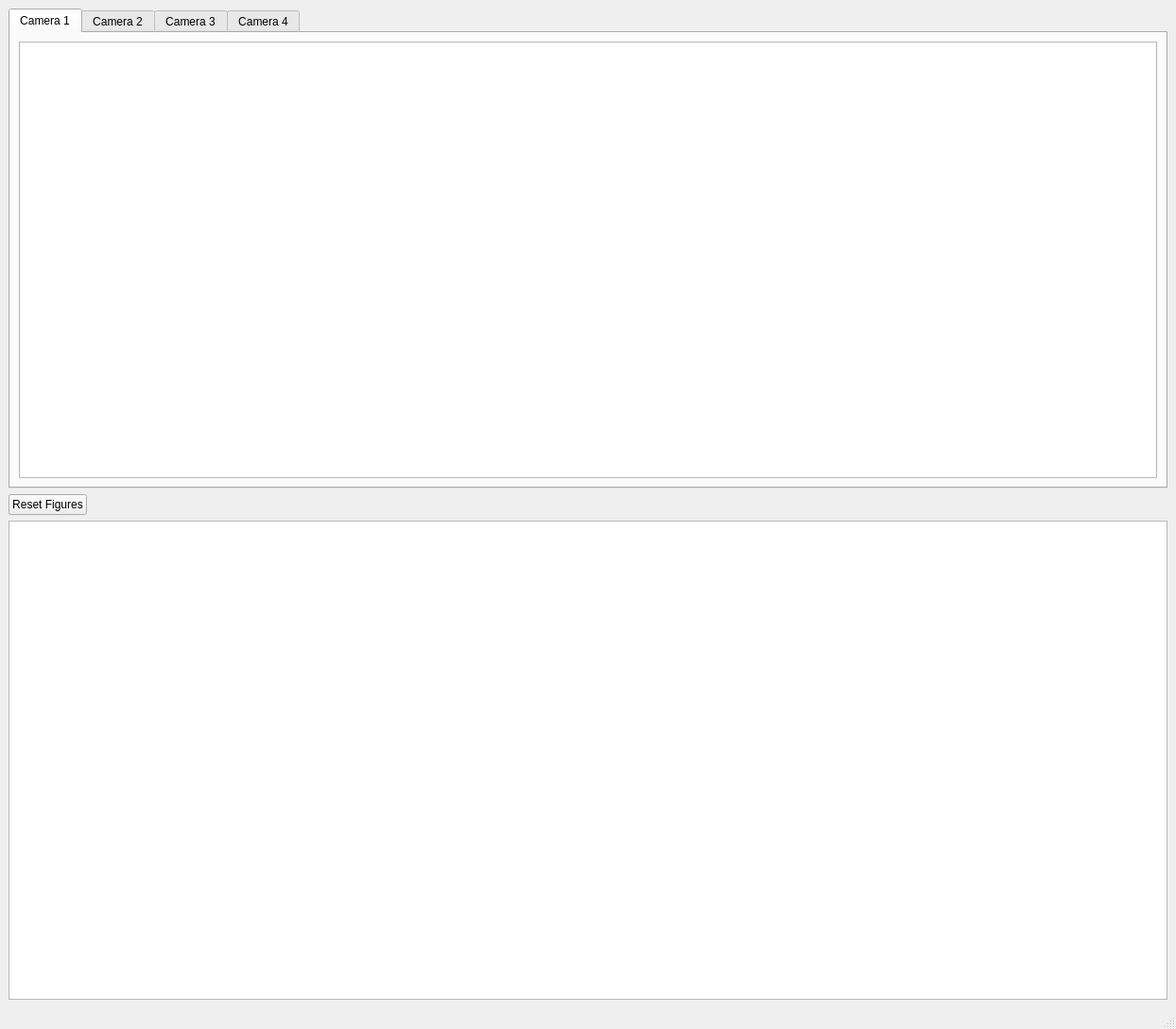
<?xml version="1.0" encoding="UTF-8"?>
<ui version="4.0">
 <class>MainWindow</class>
 <widget class="QMainWindow" name="MainWindow">
  <property name="geometry">
   <rect>
    <x>0</x>
    <y>0</y>
    <width>1244</width>
    <height>1089</height>
   </rect>
  </property>
  <property name="windowTitle">
   <string>MainWindow</string>
  </property>
  <widget class="QWidget" name="centralwidget">
   <layout class="QGridLayout" name="gridLayout">
    <item row="0" column="0" colspan="2">
     <widget class="QTabWidget" name="tabWidget">
      <property name="currentIndex">
       <number>0</number>
      </property>
      <widget class="QWidget" name="camera_1">
       <attribute name="title">
        <string>Camera 1</string>
       </attribute>
       <layout class="QGridLayout" name="gridLayout_2">
        <item row="0" column="0">
         <widget class="QGraphicsView" name="graphics_1">
          <property name="minimumSize">
           <size>
            <width>0</width>
            <height>0</height>
           </size>
          </property>
         </widget>
        </item>
       </layout>
      </widget>
      <widget class="QWidget" name="camera_2">
       <attribute name="title">
        <string>Camera 2</string>
       </attribute>
       <layout class="QGridLayout" name="gridLayout_6">
        <item row="0" column="0">
         <widget class="QGraphicsView" name="graphics_2"/>
        </item>
       </layout>
      </widget>
      <widget class="QWidget" name="camera_3">
       <attribute name="title">
        <string>Camera 3</string>
       </attribute>
       <layout class="QGridLayout" name="gridLayout_3">
        <item row="0" column="0">
         <widget class="QGraphicsView" name="graphics_3"/>
        </item>
       </layout>
      </widget>
      <widget class="QWidget" name="camera_4">
       <attribute name="title">
        <string>Camera 4</string>
       </attribute>
       <layout class="QGridLayout" name="gridLayout_5">
        <item row="0" column="0">
         <widget class="QGraphicsView" name="graphics_4"/>
        </item>
       </layout>
      </widget>
     </widget>
    </item>
    <item row="1" column="0">
     <widget class="QPushButton" name="reset_figures_PB">
      <property name="text">
       <string>Reset Figures</string>
      </property>
     </widget>
    </item>
    <item row="1" column="1">
     <spacer name="horizontalSpacer">
      <property name="orientation">
       <enum>Qt::Horizontal</enum>
      </property>
      <property name="sizeHint" stdset="0">
       <size>
        <width>1125</width>
        <height>20</height>
       </size>
      </property>
     </spacer>
    </item>
    <item row="2" column="0" colspan="2">
     <widget class="QTableWidget" name="module_tem_table">
      <property name="sizePolicy">
       <sizepolicy hsizetype="Expanding" vsizetype="Expanding">
        <horstretch>0</horstretch>
        <verstretch>0</verstretch>
       </sizepolicy>
      </property>
      <property name="minimumSize">
       <size>
        <width>0</width>
        <height>0</height>
       </size>
      </property>
     </widget>
    </item>
   </layout>
  </widget>
  <widget class="QMenuBar" name="menubar">
   <property name="geometry">
    <rect>
     <x>0</x>
     <y>0</y>
     <width>1244</width>
     <height>30</height>
    </rect>
   </property>
  </widget>
  <widget class="QStatusBar" name="statusbar"/>
 </widget>
 <resources/>
 <connections/>
</ui>
